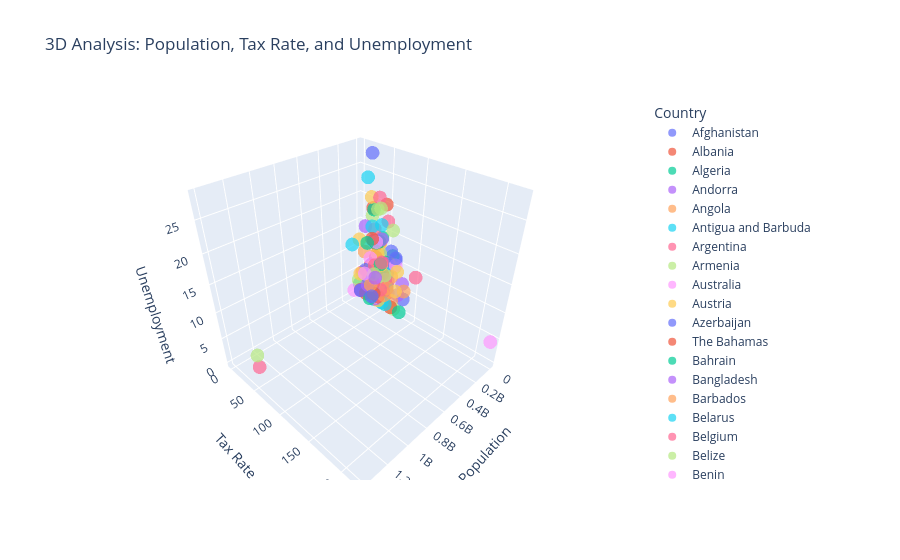

Notebook cell for this chart:
### Markdown cell above
## 9. 3D Scatter Plot

### Code cell
fig_3d = px.scatter_3d(df, x="Population", y="Total tax rate", z="Unemployment rate", 
                       color="Country", size_max=18, opacity=0.7, 
                       title="3D Analysis: Population, Tax Rate, and Unemployment",
                       labels={"Population": "Population", "Total tax rate": "Tax Rate", "Unemployment rate": "Unemployment"})
fig_3d.show()
